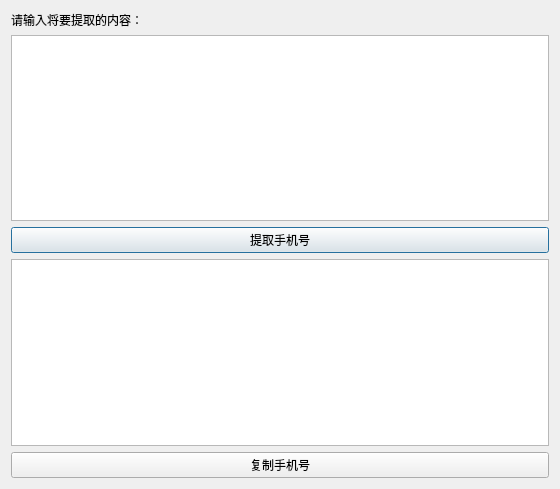
<?xml version="1.0" encoding="UTF-8"?>
<ui version="4.0">
 <class>Dialog</class>
 <widget class="QDialog" name="Dialog">
  <property name="geometry">
   <rect>
    <x>0</x>
    <y>0</y>
    <width>560</width>
    <height>489</height>
   </rect>
  </property>
  <property name="windowTitle">
   <string>提取并复制手机号</string>
  </property>
  <layout class="QVBoxLayout" name="verticalLayout">
   <item>
    <widget class="QLabel" name="label">
     <property name="text">
      <string>请输入将要提取的内容：</string>
     </property>
    </widget>
   </item>
   <item>
    <widget class="QPlainTextEdit" name="plainTextEdit_extra"/>
   </item>
   <item>
    <widget class="QPushButton" name="pushButton_extra">
     <property name="text">
      <string>提取手机号</string>
     </property>
    </widget>
   </item>
   <item>
    <widget class="QPlainTextEdit" name="plainTextEdit_phones"/>
   </item>
   <item>
    <widget class="QPushButton" name="pushButton_copy">
     <property name="text">
      <string>复制手机号</string>
     </property>
    </widget>
   </item>
  </layout>
 </widget>
 <resources/>
 <connections/>
</ui>
